Frame 1 (no input): blank canvas, image omitted
Frame 60 (no input): blank canvas, image omitted
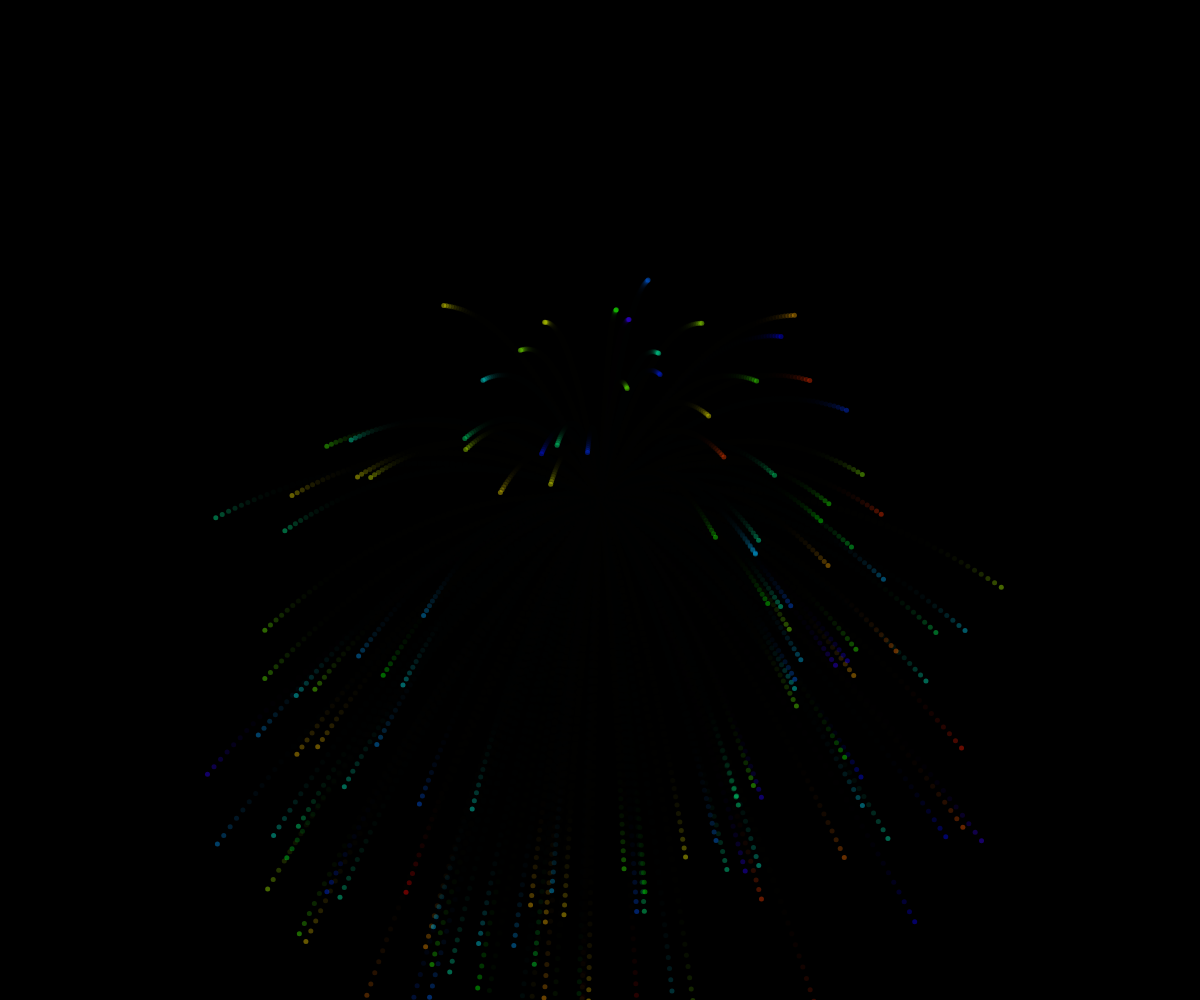
Frame 120 (the mouse pressed at the canvas centre since frame 60)

The p5.js sketch whose frames 1 and 60 were blank and that drew this single picture after the mouse press (run headless with seeded random() and noise() and a simulated clock; from frame 60 on, the mouse is pressed at the canvas centre):

// p5.js sketch
// ── sketch.js
// Project Title
// Your Name
// Date
//
// Extra for Experts:
// - describe what you did to take this project "above and beyond"
class Spark {
  constructor(x, y, dx, dy, h, s, v, a) {
    this.x = x;
    this.y = y;
    this.dx = dx;
    this.dy = dy;
    this.g = 0;
    this.size = 5;
    this.h = h;
    this.s = s;
    this.v = v;
    this.a = a;
  }

  display() {
    push();

    noStroke();
    fill(color(this.h, this.s, this.v, this.a));
    circle(this.x, this.y, this.size);

    pop();
  }

  update() {
    this.x += this.dx;
    this.y += this.dy + this.g;
    this.g += 0.1;
    this.a -= 0.01;
  }

  isDead() {
    return this.a <= 0;
  }
}

let sparkArray = [];

function setup() {
  colorMode(HSB);
  createCanvas(windowWidth, windowHeight);
}

function spawnSpark(x, y) {
  let angle = random(TAU);
  let vel = random(3, 7);
  return new Spark(x, y, cos(angle) * vel, sin(angle) * vel, random(255), 255, 255, 1);
}

function mousePressed() {
  for (let i = 0; i < Math.round(random(100, 1000)); i++) {
    sparkArray.push(spawnSpark(mouseX, mouseY));
  }
}

function draw() {
  background(0, 0, 0, 0.3);

  for (let i = sparkArray.length - 1; i >= 0; i--) {
    sparkArray[i].update();
    sparkArray[i].display();

    if (sparkArray[i].isDead()) {
      sparkArray.splice(i, 1);
    }
  }
}
